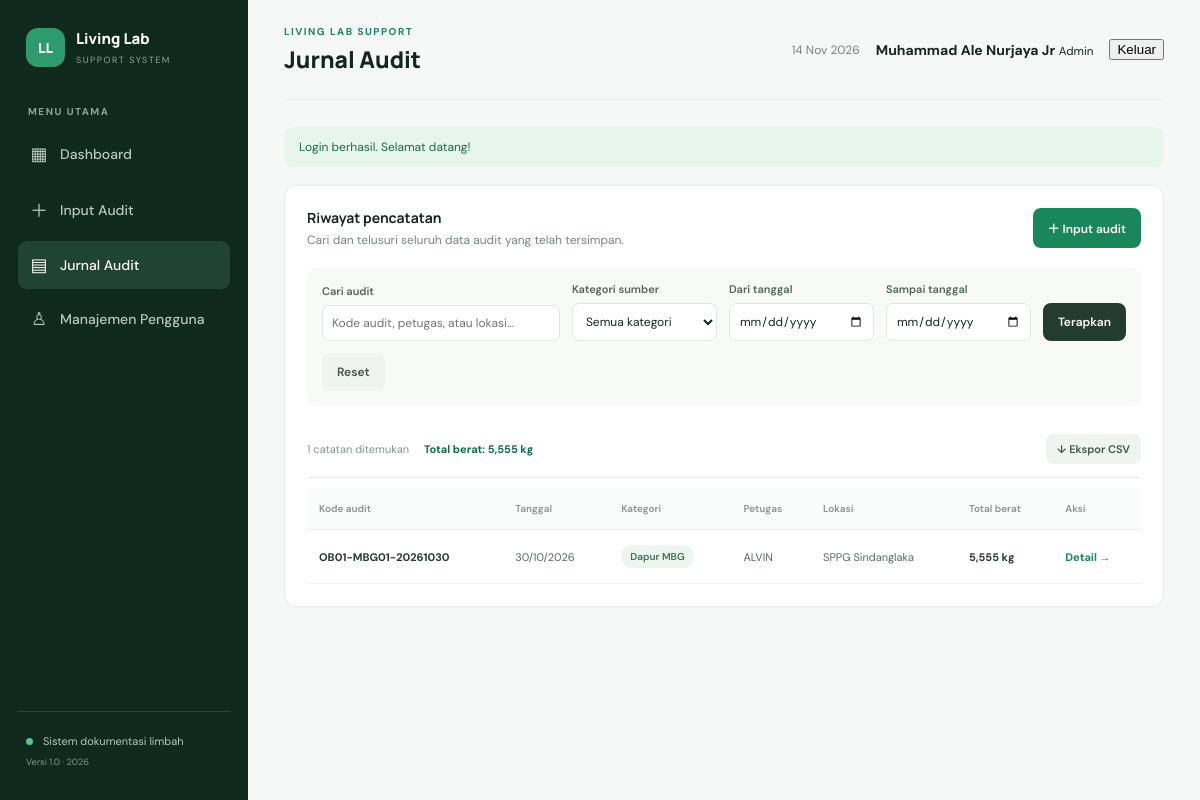
Screenshot of /jurnal/index.php (signed in) with the database file from the repository.
### tables this page shows
CREATE TABLE `users` (
  `id` int UNSIGNED NOT NULL,
  `full_name` varchar(100) NOT NULL,
  `username` varchar(50) NOT NULL,
  `password` varchar(255) NOT NULL,
  `role` enum('admin','petugas') NOT NULL DEFAULT 'petugas',
  `is_active` tinyint(1) NOT NULL DEFAULT '1',
  `must_change_password` tinyint(1) NOT NULL DEFAULT '0',
  `created_at` timestamp NULL DEFAULT CURRENT_TIMESTAMP,
  `updated_at` timestamp NULL DEFAULT CURRENT_TIMESTAMP ON UPDATE CURRENT_TIMESTAMP
);

CREATE TABLE `audit_logs` (
  `id` bigint UNSIGNED NOT NULL,
  `audit_code` varchar(40) NOT NULL,
  `project_code` varchar(12) NOT NULL,
  `session_code` varchar(12) NOT NULL,
  `audit_date` date NOT NULL,
  `source_category` enum('Rumah Tangga','Rumah Makan','Warung','Pasar','Dapur MBG') NOT NULL,
  `auditor` varchar(120) NOT NULL,
  `location` varchar(180) NOT NULL,
  `what_description` text NOT NULL,
  `why_description` text NOT NULL,
  `how_description` text NOT NULL,
  `notes` text,
  `total_weight` decimal(12,3) NOT NULL DEFAULT '0.000',
  `created_at` timestamp NOT NULL DEFAULT CURRENT_TIMESTAMP,
  `updated_at` timestamp NOT NULL DEFAULT CURRENT_TIMESTAMP ON UPDATE CURRENT_TIMESTAMP
);

### config/config.php (called while the page is built, shortened)
<?php
function app_url(string $path = ''): string {
    return rtrim(BASE_URL, '/') . '/' . ltrim($path, '/');
}
function e(?string $value): string {
    return htmlspecialchars((string)$value, ENT_QUOTES, 'UTF-8');
}

### includes/functions.php (called while the page is built, shortened)
<?php
function get_flash(): ?array {
    $value = $_SESSION['flash'] ?? null;
    return $value;
}
function current_user(): ?array {
    return $_SESSION['user'] ?? null;
}
function require_login(): void {
    $userId = (int) $_SESSION['user']['id'];
    $stmt = $GLOBALS['pdo']->prepare(
        "SELECT
            id,
            full_name,
            username,
            role,
            is_active,
            must_change_password
         FROM users
         WHERE id = ?
         LIMIT 1"
    );
    $stmt->execute([$userId]);
}

### jurnal/index.php (the view, shortened to what this page needs)
<?php
require_once __DIR__ . '/../includes/functions.php';
require_login();
$pageTitle = 'Jurnal Audit';
$active = 'journal';
function journal_get_string(string $key): string
{
    $value = $_GET[$key] ?? '';
    return is_string($value) ? trim($value) : '';
}
$search = journal_get_string('search');
$from = journal_get_string('from');
$to = journal_get_string('to');
if (function_exists('mb_substr')) {
    $search = mb_substr($search, 0, 100);
} else {
    $search = substr($search, 0, 100);
}
$validFrom = $from !== '' && valid_date($from);
$validTo = $to !== '' && valid_date($to);
$params = [];
$sql = "
    SELECT
        id,
        audit_code,
        audit_date,
        source_category,
        auditor,
        location,
        total_weight
    FROM audit_logs
";
$sql .= ' ORDER BY audit_date DESC, id DESC';
$stmt = $pdo->prepare($sql);
$stmt->execute($params);
$rows = $stmt->fetchAll();
$total = array_sum(
    array_map(
        fn($row) => (float) $row['total_weight'],
        $rows
    )
);
$exportParams = [];
require_once __DIR__ . '/../includes/header.php';
?>
<section class="panel journal-panel">
    <div class="panel-heading journal-heading">
        <div>
            <h3>Riwayat pencatatan</h3>
            <p>
                Cari dan telusuri seluruh data audit yang telah tersimpan.
            </p>
        </div>
        <a class="btn btn-primary"
           href="<?= e(app_url('audit/tambah.php')) ?>">
            ＋ Input audit
        </a>
    </div>
    <form class="filter-bar journal-filter" method="GET">
        <label class="journal-search">
            Cari audit
            <input
                type="search"
                name="search"
                maxlength="100"
                placeholder="Kode audit, petugas, atau lokasi..."
                value="<?= e($search) ?>"
            >
        </label>
        <label>
            Kategori sumber
            <select name="category">
                <option value="">Semua kategori</option>
            </select>
        </label>
        <label>
            Dari tanggal
            <input
                type="date"
                name="from"
                value="<?= e($validFrom ? $from : '') ?>"
            >
        </label>
        <label>
            Sampai tanggal
            <input
                type="date"
                name="to"
                value="<?= e($validTo ? $to : '') ?>"
            >
        </label>
        <button class="btn btn-dark" type="submit">
            Terapkan
        </button>
        <a class="btn btn-light"
           href="<?= e(app_url('jurnal/index.php')) ?>">
            Reset
        </a>
    </form>
    <div class="journal-summary">
        <span>
            <?= number_format(count($rows)) ?> catatan ditemukan
        </span>
        <b>
            Total berat:
            <?= number_format($total, 3, ',', '.') ?> kg
        </b>
        <?php if ($isAdmin): ?>
            <a
                class="btn btn-light btn-small"
                href="<?= e(
                    app_url(
                        'jurnal/export.php?' .
                        http_build_query($exportParams)
                    )
                ) ?>"
            >
                ↓ Ekspor CSV
            </a>
        <?php endif; ?>
    </div>
    <div class="table-wrap">
        <table class="journal-table">
            <thead>
                <tr>
                    <th>Kode audit</th>
                    <th>Tanggal</th>
                    <th>Kategori</th>
                    <th>Petugas</th>
                    <th>Lokasi</th>
                    <th>Total berat</th>
                    <th>Aksi</th>
                </tr>
            </thead>
            <tbody>
                <?php foreach ($rows as $r): ?>
                    <tr>
                        <td>
                            <b><?= e($r['audit_code']) ?></b>
                        </td>
                        <td>
                            <?= e(date(
                                'd/m/Y',
                                strtotime($r['audit_date'])
                            )) ?>
                        </td>
                        <td>
                            <span class="category-chip">
                                <?= e($r['source_category']) ?>
                            </span>
                        </td>
                        <td><?= e($r['auditor']) ?></td>
                        <td><?= e($r['location']) ?></td>
                        <td>
                            <b>
                                <?= number_format(
                                    (float) $r['total_weight'],
                                    3,
                                    ',',
                                    '.'
                                ) ?> kg
                            </b>
                        </td>
                        <td>
                            <a
                                class="row-link"
                                href="<?= e(
                                    app_url(
                                        'audit/detail.php?id=' . (int) $r['id']
                                    )
                                ) ?>"
                            >
                                Detail →
                            </a>
                        </td>
                    </tr>
                <?php endforeach; ?>
            </tbody>
        </table>
    </div>
</section>
<?php require_once __DIR__ . '/../includes/footer.php'; ?>

### includes/header.php (shortened to what this page needs)
<?php
$pageTitle = $pageTitle ?? 'Dashboard';
$active = $active ?? '';
$flashMessage = get_flash();
$currentUser = current_user();
$isAdmin = $currentUser && $currentUser['role'] === 'admin';
?>
<!doctype html>
<html lang="id">
<head>
<link rel="stylesheet" href="<?= e(app_url('assets/css/style.css')) ?>">
</head>
<body>
<div class="app-shell">
<aside class="sidebar">
  <a class="brand" href="<?= e(app_url('index.php')) ?>">
    <span class="brand-mark">LL</span>
    <span><strong>Living Lab</strong><small>SUPPORT SYSTEM</small></span>
  </a>
  <div class="nav-label">MENU UTAMA</div>
  <nav>
    <a class="<?= $active === 'dashboard' ? 'active' : '' ?>" href="<?= e(app_url('index.php')) ?>"><span>▦</span> Dashboard</a>
    <a class="<?= $active === 'new' ? 'active' : '' ?>" href="<?= e(app_url('audit/tambah.php')) ?>"><span>＋</span> Input Audit</a>
    <a class="<?= $active === 'journal' ? 'active' : '' ?>" href="<?= e(app_url('jurnal/index.php')) ?>"><span>▤</span> Jurnal Audit</a>
    <?php if ($isAdmin): ?>
    <a class="<?= $active === 'users' ? 'active' : '' ?>" href="<?= e(app_url('pengguna/index.php')) ?>"><span>♙</span> Manajemen Pengguna</a>
    <?php endif; ?>
  </nav>
  <div class="sidebar-bottom">
    <span class="status-dot"></span> Sistem dokumentasi limbah<br>
    <small>Versi 1.0 · <?= date('Y') ?></small>
  </div>
</aside>
<main class="main-content">
<header class="topbar">
  <div>
    <div class="eyebrow">LIVING LAB SUPPORT</div>
    <h1><?= e($pageTitle) ?></h1>
  </div>
  <div class="topbar-right">
    <span class="today"><?= date('d M Y') ?></span>
    <?php if ($currentUser): ?>
      <div class="user-info">
        <strong><?= e($currentUser['full_name']) ?></strong>
        <small><?= $isAdmin ? 'Admin' : 'Petugas' ?></small>
      </div>
    <?php endif; ?>
    <form method="POST" action="<?= e(app_url('logout.php')) ?>">
      <button type="submit" class="logout-button">Keluar</button>
    </form>
  </div>
</header>
<?php if ($flashMessage): ?>
<div class="alert <?= e($flashMessage['type']) ?>">
  <?= e($flashMessage['message']) ?>
</div>
<?php endif; ?>

### rows the page displays
users: full_name "Muhammad Ale Nurjaya Jr"
audit_logs: total_weight "5,555", audit_code "OB01-MBG01-20261030", audit_date "30/10/2026", source_category "Dapur MBG", auditor "ALVIN", location "SPPG Sindanglaka"

### other values shown
$pageTitle "Jurnal Audit"
$flashMessage['message'] "Login berhasil. Selamat datang!"
count($rows) "1"
